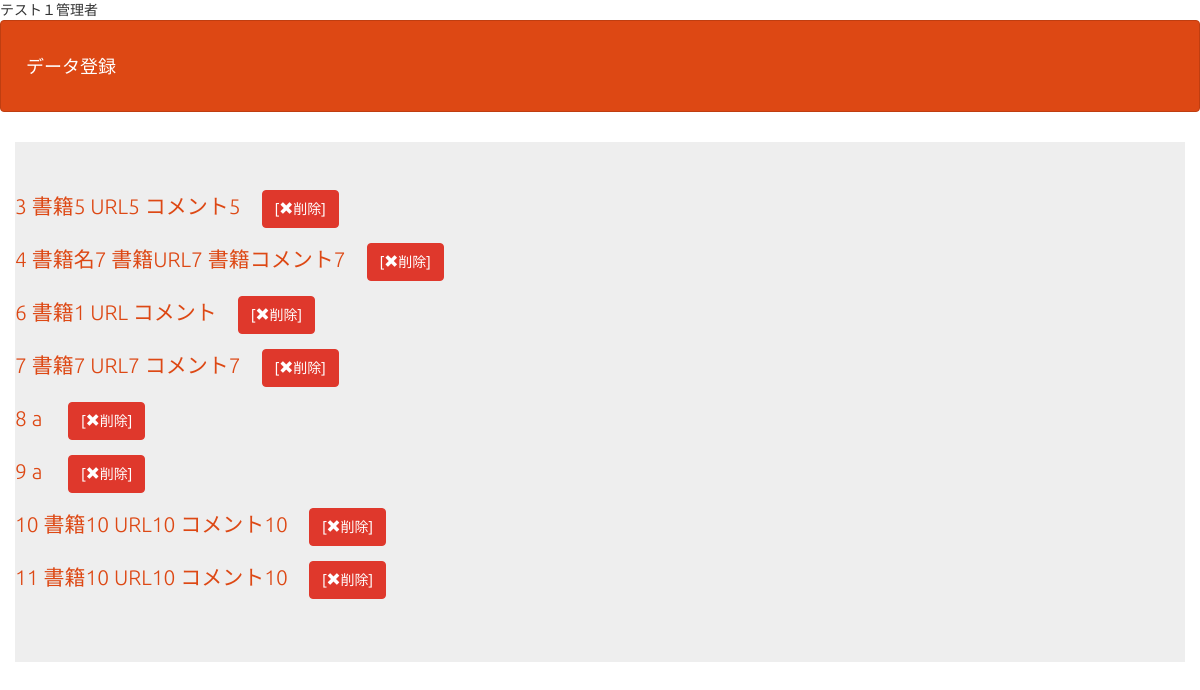
The app's page /select.php (signed in) with its own data.
### tables this page shows
CREATE TABLE `gs_bm_table` (
  `id` int(12) NOT NULL,
  `bookTitle` varchar(64) NOT NULL,
  `bookUrl` text NOT NULL,
  `bookComment` text NOT NULL,
  `date` datetime NOT NULL
);

### select.php (the view, shortened to what this page needs)
<?php
$pdo = db_conn();
$stmt = $pdo->prepare("SELECT * FROM gs_bm_table");
$status = $stmt->execute();
$view = "";
if ($status == false) {
    sql_error($stmt);
} else {
    while ($r = $stmt->fetch(PDO::FETCH_ASSOC)) {
        $view .= '<p>';
        $view .= '<a href="detail.php?id=' . $r["id"] . '">';
        $view .= $r["id"] . " " . $r["bookTitle"] . " " . $r["bookUrl"] . " " . $r["bookComment"];
        $view .= '</a>';
        $view .= "　";
        if ($_SESSION["kanri_flg"]) {
            $view .= '<a class="btn btn-danger" href="delete.php?id=' . $r["id"] . '">';
            $view .= '[<i class="glyphicon glyphicon-remove"></i>削除]';
            $view .= '</a>';
        }
        $view .= '</p>';
    }
}
?>
<!DOCTYPE html>
<html lang="ja">
<head>
    <link rel="stylesheet" href="css/range.css">
    <link href="css/bootstrap.min.css" rel="stylesheet">
</head>
<body id="main">
    <header>
        <nav class="navbar navbar-default">
            <div class="container-fluid">
                <div class="navbar-header">
                    <a class="navbar-brand" href="index.php">データ登録</a>
                </div>
            </div>
        </nav>
    </header>
    <div>
        <div class="container jumbotron"><?= $view ?></div>
    </div>
</body>
</html>

### select.php (style rules this page uses)
div { padding: 10px; font-size: 16px; }

### records on screen
gs_bm_table: value "3 書籍5 URL5 コメント5"
gs_bm_table: value "4 書籍名7 書籍URL7 書籍コメント7"
gs_bm_table: value "6 書籍1 URL コメント"
gs_bm_table: value "7 書籍7 URL7 コメント7"
gs_bm_table: value "8 a"
gs_bm_table: value "9 a"
gs_bm_table: value "10 書籍10 URL10 コメント10"
gs_bm_table: value "11 書籍10 URL10 コメント10"
